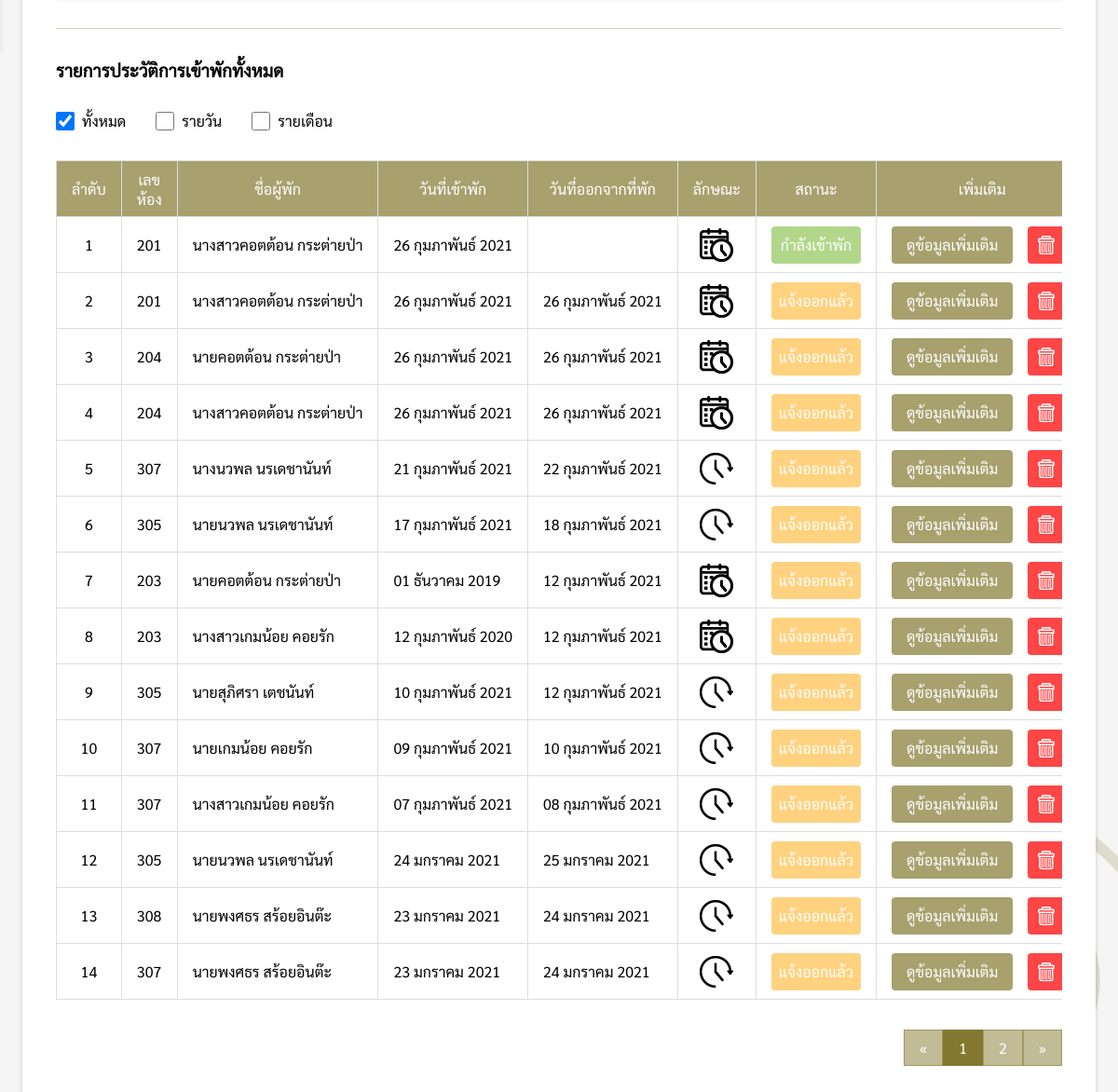
Before: /pages/manage/roomList/roomHistory.php (signed in, lower part) with the older database file.
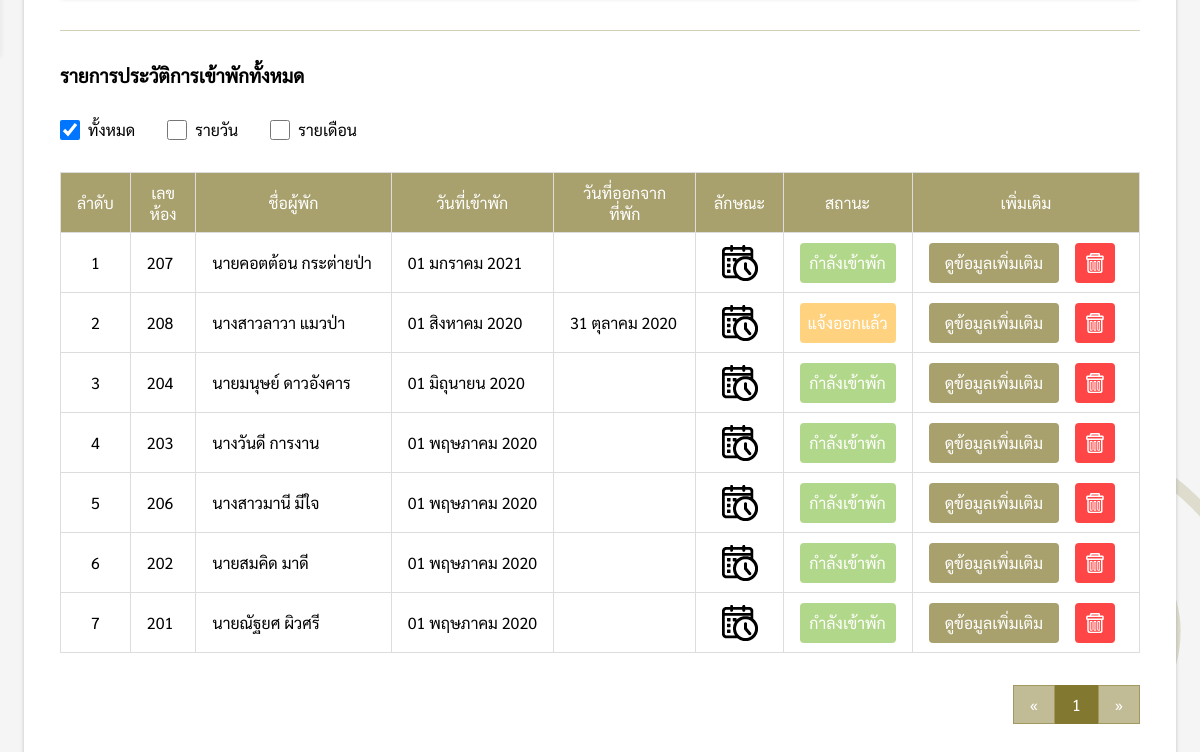
After: the same page with the newer database file.
### tables this page shows
CREATE TABLE `roommember` (
  `member_id` int(11) NOT NULL,
  `room_id` varchar(10) NOT NULL,
  `come_date` varchar(20) NOT NULL,
  `out_date` varchar(20) DEFAULT NULL,
  `member_cat` varchar(20) NOT NULL,
  `member_status` varchar(20) NOT NULL,
  `member_deposit` float(11,2) NOT NULL,
  `name_title` varchar(10) NOT NULL,
  `firstname` varchar(50) NOT NULL,
  `lastname` varchar(50) NOT NULL,
  `nickname` varchar(50) NOT NULL,
  `id_card` varchar(13) NOT NULL,
  `phone` varchar(10) NOT NULL,
  `email` varchar(100) NOT NULL,
  `birthday` varchar(20) DEFAULT NULL,
  `age` int(11) DEFAULT NULL,
  `race` varchar(50) DEFAULT NULL,
  `nationality` varchar(50) DEFAULT NULL,
  `job` varchar(50) DEFAULT NULL,
  `address` varchar(100) DEFAULT NULL,
  `pic_idcard` varchar(100) DEFAULT NULL,
  `pic_home` varchar(100) DEFAULT NULL,
  `name_title2` varchar(10) DEFAULT NULL,
  `firstname2` varchar(50) DEFAULT NULL,
  `lastname2` varchar(50) DEFAULT NULL,
  `nickname2` varchar(50) DEFAULT NULL,
  `id_card2` varchar(13) DEFAULT NULL,
  `phone2` varchar(10) DEFAULT NULL,
  `email2` varchar(100) DEFAULT NULL,
  `birthday2` varchar(20) DEFAULT NULL,
  `age2` int(11) DEFAULT NULL,
  `race2` varchar(50) DEFAULT NULL,
  `nationality2` varchar(50) DEFAULT NULL,
  `job2` varchar(50) DEFAULT NULL,
  `address2` varchar(100) DEFAULT NULL,
  `pic_idcard2` varchar(100) DEFAULT NULL,
  `pic_home2` varchar(100) DEFAULT NULL,
  `people` int(11) NOT NULL
);

### pages/manage/roomList/roomHistory.php (the view, shortened to what the changed rows need)
<?php
if($_SESSION["level"] == "admin" || $_SESSION["level"] == "employee"){
    include("../../connection.php");
    function DateThai($strDate){
        $strYear = date("Y",strtotime($strDate));
        $strMonth= date("n",strtotime($strDate));
        $strDay= date("d",strtotime($strDate));
        $strMonthCut = Array("","มกราคม", "กุมภาพันธ์", "มีนาคม","เมษายน", "พฤษภาคม", "มิถุนายน", "กรกฎาคม","สิงหาคม", "กันยายน", "ตุลาคม", "พฤศจิกายน", "ธันวาคม");
        $strMonthThai=$strMonthCut[$strMonth];
        return "$strDay $strMonthThai $strYear";
    }
    $from = @$_REQUEST["from"];
    $to = @$_REQUEST["to"];
    $check = @$_REQUEST["style"];
    $first = @$_REQUEST["name"];
    $last = @$_REQUEST["last"];
?>
<!DOCTYPE html>
<html lang="en">
<head>
    <link rel="stylesheet" href="../../../css/history.css">
    <link rel="stylesheet" href="../../../css/my-style.css">
    <link rel="stylesheet" href="../../../css/navbar.css">
</head>
<body>
    <div class="box">
        <div id="box-padding" style="padding:24px;">
            <div class="history-box">
                <div>
                    <div>
                        <?php
                        $perpage = 10;
                        if(isset($_GET['page'])){
                            $page = $_GET['page'];
                        }else{
                            $page = 1;
                        }
                        $start = ($page - 1) * $perpage;
                        $num = $start + 1;
                        if(isset($from) && isset($to) && !isset($check)){
                            $sql = "SELECT member_id, room_id, come_date, out_date, member_cat, member_status, name_title, firstname, lastname FROM roommember WHERE come_date BETWEEN '$from' AND '$to' ORDER BY member_id DESC";
                        }else if(isset($first) && !isset($last)){
                            $sql = "SELECT member_id, room_id, come_date, out_date, member_cat, member_status, name_title, firstname, lastname FROM roommember WHERE firstname = '$first' ORDER BY member_id DESC";
                        }else if(!isset($first) && isset($last)){
                            $sql = "SELECT member_id, room_id, come_date, out_date, member_cat, member_status, name_title, firstname, lastname FROM roommember WHERE lastname = '$last' ORDER BY member_id DESC";
                        }else if(isset($first) && isset($last)){
                            $sql = "SELECT member_id, room_id, come_date, out_date, member_cat, member_status, name_title, firstname, lastname FROM roommember WHERE firstname = '$first' AND lastname = '$last' ORDER BY member_id DESC";
                        }else{
                            $sql = "SELECT member_id, room_id, come_date, out_date, member_cat, member_status, name_title, firstname, lastname FROM roommember ORDER BY member_id DESC";
                        }
                        $result = $conn->query($sql);
                        ?>
                        <?php
                        if($result->num_rows > 0){
                        ?>
                        <div style="overflow-x: auto;overflow-y:hidden;">
                            <table>
                                <tr>
                                    <th>ลำดับ</th>
                                    <th>เลขห้อง</th>
                                    <th>ชื่อผู้พัก</th>
                                    <th>วันที่เข้าพัก</th>
                                    <th>วันที่ออกจากที่พัก</th>
                                    <th>ลักษณะ</th>
                                    <th>สถานะ</th>
                                    <th>เพิ่มเติม</th>
                                </tr>
                                <?php
                                while($row = $result->fetch_assoc()){
                                ?>
                                <tr>
                                    <td><?php echo $num; ?></td>
                                    <td><?php echo $row["room_id"]; ?></td>
                                    <td><?php echo $row["name_title"].$row["firstname"] ." " .$row["lastname"]; ?></td>
                                    <td><?php echo DateThai($row["come_date"]); ?></td>
                                    <td><?php if(isset($row["out_date"])){ echo DateThai($row["out_date"]); } ?></td>
                                    <td><img id="cat"
                                        src="<?php if($row['member_cat'] == 'รายวัน'){ echo '../../../img/tool/clock-icon.png'; }else if($row['member_cat'] == 'รายเดือน'){ echo '../../../img/tool/calendar-icon.png'; } ?>"
                                        alt="category-icon" title="<?php if($row['member_cat'] == 'รายวัน'){ echo "รายวัน"; }else if($row['member_cat'] == 'รายเดือน'){ echo "รายเดือน"; } ?>"></td>
                                    <td>
                                        <?php
                                        if($row['member_status'] == "กำลังเข้าพัก"){
                                        ?>
                                        <div class="come">
                                            <p><?php echo $row["member_status"]; ?></p>
                                        </div>
                                        <?php
                                        }else if($row['member_status'] == "แจ้งออกแล้ว"){
                                        ?>
                                        <div class="out">
                                            <p><?php echo $row["member_status"]; ?></p>
                                        </div>
                                        <?php
                                        }
                                        ?>
                                    </td>
                                    <td>
                                        <div class="option-grid" <?php if($_SESSION["level"] == "employee"){ echo "style='display:block;'"; } ?>>
                                            <a href="<?php if($row["member_cat"] == "รายเดือน"){ echo "memberDetail.php?member_id=".$row["member_id"]; }else if($row["member_cat"] == "รายวัน"){ echo "memberDetail_daily.php?member_id=".$row["member_id"]; } ?>" title="ดูข้อมูลเพิ่มเติม"><button <?php if($_SESSION["level"] == "employee"){ echo "style='width:100%;'"; } ?>>ดูข้อมูลเพิ่มเติม</button></a>
                                            <?php
                                            if($_SESSION["level"] == "admin"){
                                            ?>
                                            <button class="del-btn" id="<?php echo $row["member_id"]; ?>" title="ลบข้อมูล"></button>
                                            <?php } ?>
                                        </div>
                                    </td>
                                </tr>
                                <?php $num++; } ?>
                            </table>
                        </div>
                        <?php
                        $sql2 = "SELECT * FROM roommember";
                        $query2 = mysqli_query($conn, $sql2);
                        $total_record = mysqli_num_rows($query2);
                        $total_page = ceil($total_record / $perpage);
                        ?>
                        <div style="display:flex;justify-content:flex-end">
                            <div class="pagination">
                                <?php
                                if(isset($from) && isset($to) && !isset($check)){
                                ?>
                                <a href="roomHistory.php?from=<?php echo $from; ?>&to=<?php echo $to; ?>&page=1">&laquo;</a>
                                <?php for($i=1;$i<=$total_page;$i++){ ?>
                                <a href="roomHistory.php?from=<?php echo $from; ?>&to=<?php echo $to; ?>&page=<?php echo $i; ?>"
                                    <?php if($page == $i){ echo "style='background-color: rgb(131, 120, 47, 1);color:#fff;'"; }?>><?php echo $i; ?></a>
                                <?php } ?>
                                <a href="roomHistory.php?from=<?php echo $from; ?>&to=<?php echo $to; ?>&page=<?php echo $total_page; ?>">&raquo;</a>
                                <?php
                                }else{
                                ?>
                                <a href="roomHistory.php?page=1">&laquo;</a>
                                <?php for($i=1;$i<=$total_page;$i++){ ?>
                                <a href="roomHistory.php?page=<?php echo $i; ?>"
                                    <?php if($page == $i){ echo "style='background-color: rgb(131, 120, 47, 1);color:#fff;'"; }?>><?php echo $i; ?></a>
                                <?php } ?>
                                <a href="roomHistory.php?page=<?php echo $total_page; ?>">&raquo;</a>
                                <?php } ?>
                            </div>
                        </div>
                        <?php
                        }else{
                            echo "<div style='padding-top:32px;'>ไม่มีรายการประวัติการเข้าพัก</div>";
                        }
                        ?>
                    </div>
                </div>
            </div>
        </div>
    </div>
</body>
</html>
<?php
}else{
    Header("Location: ../../login.php");
}

Changed rows visible on the page:
removed roommember: room "201", name_title "นางสาว", firstname "คอตต้อน", lastname "กระต่ายป่า", come_date "26 กุมภาพันธ์ 2021", member_status "กำลังเข้าพัก"
removed roommember: room "201", name_title "นางสาว", firstname "คอตต้อน", lastname "กระต่ายป่า", come_date "26 กุมภาพันธ์ 2021", out_date "26 กุมภาพันธ์ 2021", member_status "แจ้งออกแล้ว"
removed roommember: room "204", name_title "นาย", firstname "คอตต้อน", lastname "กระต่ายป่า", come_date "26 กุมภาพันธ์ 2021", out_date "26 กุมภาพันธ์ 2021", member_status "แจ้งออกแล้ว"
removed roommember: room "204", name_title "นางสาว", firstname "คอตต้อน", lastname "กระต่ายป่า", come_date "26 กุมภาพันธ์ 2021", out_date "26 กุมภาพันธ์ 2021", member_status "แจ้งออกแล้ว"
removed roommember: room "307", name_title "นาง", firstname "นวพล", lastname "นรเดชานันท์", come_date "21 กุมภาพันธ์ 2021", out_date "22 กุมภาพันธ์ 2021", member_status "แจ้งออกแล้ว"
removed roommember: room "305", name_title "นาย", firstname "นวพล", lastname "นรเดชานันท์", come_date "17 กุมภาพันธ์ 2021", out_date "18 กุมภาพันธ์ 2021", member_status "แจ้งออกแล้ว"
removed roommember: room "203", name_title "นาย", firstname "คอตต้อน", lastname "กระต่ายป่า", come_date "01 ธันวาคม 2019", out_date "12 กุมภาพันธ์ 2021", member_status "แจ้งออกแล้ว"
removed roommember: room "203", name_title "นางสาว", firstname "เกมน้อย", lastname "คอยรัก", come_date "12 กุมภาพันธ์ 2020", out_date "12 กุมภาพันธ์ 2021", member_status "แจ้งออกแล้ว"
removed roommember: room "305", name_title "นาย", firstname "สุภิศรา", lastname "เตชนันท์", come_date "10 กุมภาพันธ์ 2021", out_date "12 กุมภาพันธ์ 2021", member_status "แจ้งออกแล้ว"
removed roommember: room "307", name_title "นาย", firstname "เกมน้อย", lastname "คอยรัก", come_date "09 กุมภาพันธ์ 2021", out_date "10 กุมภาพันธ์ 2021", member_status "แจ้งออกแล้ว"
removed roommember: room "307", name_title "นางสาว", firstname "เกมน้อย", lastname "คอยรัก", come_date "07 กุมภาพันธ์ 2021", out_date "08 กุมภาพันธ์ 2021", member_status "แจ้งออกแล้ว"
removed roommember: room "305", name_title "นาย", firstname "นวพล", lastname "นรเดชานันท์", come_date "24 มกราคม 2021", out_date "25 มกราคม 2021", member_status "แจ้งออกแล้ว"
removed roommember: room "308", name_title "นาย", firstname "พงศธร", lastname "สร้อยอินต๊ะ", come_date "23 มกราคม 2021", out_date "24 มกราคม 2021", member_status "แจ้งออกแล้ว"
removed roommember: room "307", name_title "นาย", firstname "พงศธร", lastname "สร้อยอินต๊ะ", come_date "23 มกราคม 2021", out_date "24 มกราคม 2021", member_status "แจ้งออกแล้ว"
added roommember: room "207", name_title "นาย", firstname "คอตต้อน", lastname "กระต่ายป่า", come_date "01 มกราคม 2021", member_status "กำลังเข้าพัก"
added roommember: room "208", name_title "นางสาว", firstname "ลาวา", lastname "แมวป่า", come_date "01 สิงหาคม 2020", out_date "31 ตุลาคม 2020", member_status "แจ้งออกแล้ว"
added roommember: room "204", name_title "นาย", firstname "มนุษย์", lastname "ดาวอังคาร", come_date "01 มิถุนายน 2020", member_status "กำลังเข้าพัก"
added roommember: room "203", name_title "นาง", firstname "วันดี", lastname "การงาน", come_date "01 พฤษภาคม 2020", member_status "กำลังเข้าพัก"
added roommember: room "206", name_title "นางสาว", firstname "มานี", lastname "มีใจ", come_date "01 พฤษภาคม 2020", member_status "กำลังเข้าพัก"
added roommember: room "202", name_title "นาย", firstname "สมคิด", lastname "มาดี", come_date "01 พฤษภาคม 2020", member_status "กำลังเข้าพัก"
added roommember: room "201", name_title "นาย", firstname "ณัฐยศ", lastname "ผิวศรี", come_date "01 พฤษภาคม 2020", member_status "กำลังเข้าพัก"
Other visible differences:
list line gone: "2"
